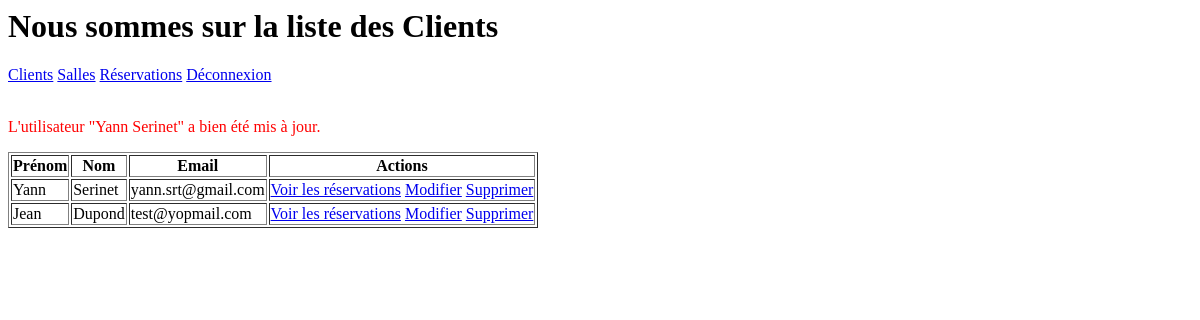
The page /admin/customers/list.php?customer_id=1 on the database as committed earlier.
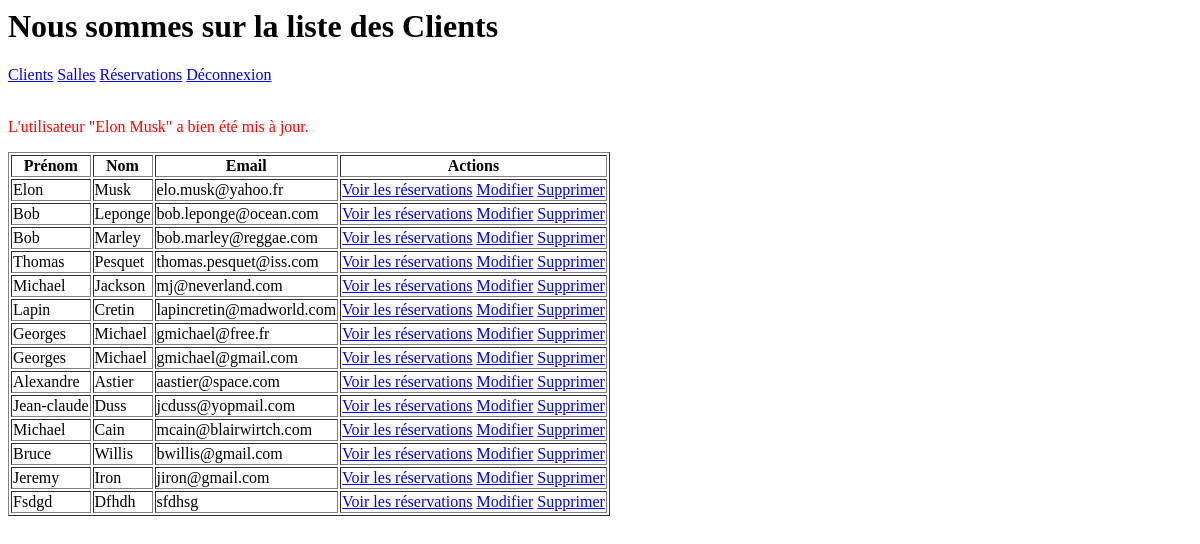
The same page on the database as committed later.
### tables this page shows
CREATE TABLE IF NOT EXISTS `customers` (
  `id` int(11) NOT NULL AUTO_INCREMENT,
  `firstname` varchar(50) NOT NULL,
  `lastname` varchar(50) NOT NULL,
  `email` varchar(100) NOT NULL,
  PRIMARY KEY (`id`)
);

### helper.php (called while the page is built, shortened)
<?php
function connect_to_mysql(): PDO
{
  $dsn = 'mysql:dbname=escape_game;host=localhost;port=3307';
  $user = 'escape_game';
  $password = 'Escape33!';
  $connection = new PDO($dsn, $user, $password);
  $connection->exec("set names utf8mb4");
  return $connection;
}
function getCustomersFromDB(): array
{
  $conn = connect_to_mysql();
  $customers_array = [];
  $query = $conn->prepare("SELECT * FROM customers");
  $query->execute();
  foreach ($query->fetchAll() as $row) {
    $customer = new Customer(
      $row['firstname'],
      $row['lastname'],
      $row['email'],
    );
    $customer->setId((int)$row['id']);
    $customers_array[$row['id']] = $customer;
  }
  return $customers_array;
}
function getCustomerById(int $customer_id): ?Customer
{
  $conn = connect_to_mysql();
  $query = $conn->prepare("SELECT * FROM `customers` WHERE customers.id = :customer_id");
  $query->execute([':customer_id' => $customer_id]);
  if ($row = $query->fetch()) {
    $customer = new Customer(
      $row['firstname'],
      $row['lastname'],
      $row['email'],
    );
    $customer->setId((int)$row['id']);
    return $customer;
  } else {
    return null;
  }
}

### Models/Customer.php (called while the page is built, shortened)
<?php
class Customer
{
  private int $id;
  private string $firstname;
  private string $lastname;
  private string $email;
  public function __construct(
    string $p_firstname,
    string $p_lastname,
    string $p_email
  ) {
    $this->firstname = ucfirst(strtolower($p_firstname));
    $this->lastname = ucfirst(strtolower($p_lastname));
    $this->email = $p_email;
  }
  public function getId(): int
  {
    return $this->id;
  }
  public function setId(int $value): void
  {
    $this->id = $value;
  }
  public function getFirstname(): string
  {
    return ucfirst(strtolower($this->firstname));
  }
  public function getLastname(): string
  {
    return ucfirst(strtolower($this->lastname));
  }
  public function getEmail(): string
  {
    return $this->email;
  }
}

### admin/customers/list.php (the view, shortened to what this page needs)
<?php
require_once("../../helper.php");
require_once("../../Models/Customer.php");
$customers = getCustomersFromDB();
$customer_id = (int)(($_GET['customer_id']) ?? 0);
?>
<html>
<head>
</head>
<body>
  <h1>Nous sommes sur la liste des Clients</h1>
  <?php
  include('../includes/menu.php');
  ?>
  <br />
  <table border="1">
    <tr>
      <th>Prénom</th>
      <th>Nom</th>
      <th>Email</th>
      <th>Actions</th>
    </tr>
    <?php
    foreach ($customers as $customer_key => $customer_info) {
      $bookingsOfThisCustomer = getBookingsByCustomerId($customer_info->getId());
      $hasBookings = (empty($bookingsOfThisCustomer)) ? false : true;
      if ($hasBookings) {
        $message = "alert('Ce client possède des résas!'); event.preventDefault();";
      } else {
        $message = "return confirm('Are you sure?')";
      }
    ?>
      <tr>
        <td><?= $customer_info->getFirstname(); ?></td>
        <td><?= $customer_info->getLastname(); ?></td>
        <td><?= $customer_info->getEmail(); ?></td>
        <td>
          <a href="../bookings/list.php?customer_id=<?= $customer_info->getId(); ?>">Voir les réservations</a>
          <a href="../customers/update.php?customer_id=<?= $customer_info->getId(); ?>">Modifier</a>
          <a href="delete.php?customer_id=<?= $customer_info->getId(); ?>" onclick="<?= $message; ?>">Supprimer</a>
        </td>
      </tr>
    <?php
    }
    if ($customer_id != 0) {
      echo '<p style="color: red">L\'utilisateur "' . getCustomerById($customer_id)->getFirstname() . ' ' . getCustomerById($customer_id)->getLastname() . '" a bien été mis à jour. </p>';
    }
    ?>
  </table>
</body>
</html>

### admin/includes/menu.php
<?php
$path = "/escape-game/admin/";
?>
<a href="<?= $path; ?>customers/list.php">Clients</a>
<a href="<?= $path; ?>rooms/list.php">Salles</a>
<a href="<?= $path; ?>bookings/list.php">Réservations</a>
<a href="<?= $path; ?>index.php?logout">Déconnexion</a>
<br />

Rows that differ between the two databases and show on the page:
removed customers: firstname "Yann", lastname "Serinet", email "yann.srt@gmail.com"
added customers: firstname "Elon", lastname "Musk", email "elo.musk@yahoo.fr"
changed customers: firstname "Jean" → "Bob"; lastname "Dupond" → "Leponge"; email "test@yopmail.com" → "bob.leponge@ocean.com"
added customers: firstname "Bob", lastname "Marley", email "bob.marley@reggae.com"
added customers: firstname "Thomas", lastname "Pesquet", email "thomas.pesquet@iss.com"
added customers: firstname "Michael", lastname "Jackson", email "mj@neverland.com"
added customers: firstname "Lapin", lastname "Cretin", email "lapincretin@madworld.com"
added customers: firstname "Georges", lastname "Michael", email "gmichael@free.fr"
added customers: firstname "Georges", lastname "Michael", email "gmichael@gmail.com"
added customers: firstname "Alexandre", lastname "Astier", email "aastier@space.com"
added customers: firstname "Jean-claude", lastname "Duss", email "jcduss@yopmail.com"
added customers: firstname "Michael", lastname "Cain", email "mcain@blairwirtch.com"
added customers: firstname "Bruce", lastname "Willis", email "bwillis@gmail.com"
added customers: firstname "Jeremy", lastname "Iron", email "jiron@gmail.com"
added customers: firstname "Fsdgd", lastname "Dfhdh", email "sfdhsg"
